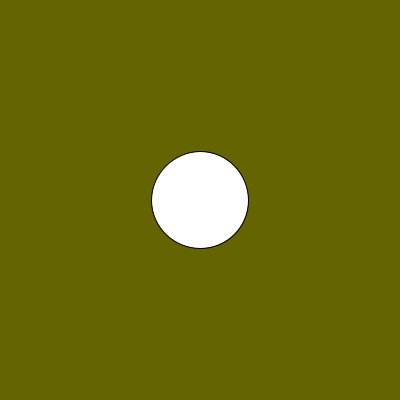
Frame 1 (no input)
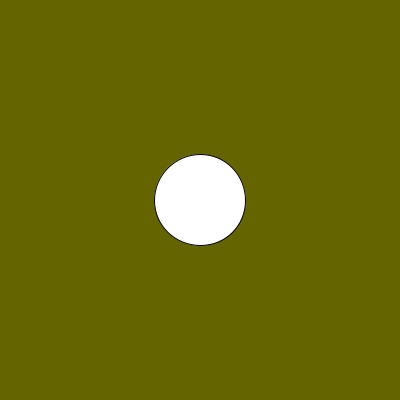
Frame 60 (the mouse pressed at the canvas centre just before this capture)
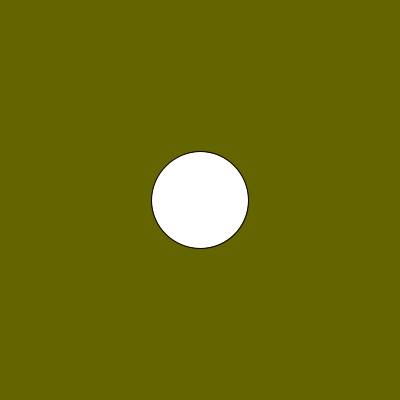
Frame 120 (the mouse held since frame 60 and released just before this capture)

The Processing sketch that drew these frames (run headless with seeded random() and noise(); from frame 60 on, the mouse is pressed at the canvas centre):

// Processing sketch: przyklad010fZmienne3
// ── przyklad010fZmienne3.pde
void setup()
{
  size(400, 400);
}

float srednica;

void draw()
{
  background(100,100,0);
  srednica = random(90,100);
  ellipse(200, 200, srednica, srednica);
}
